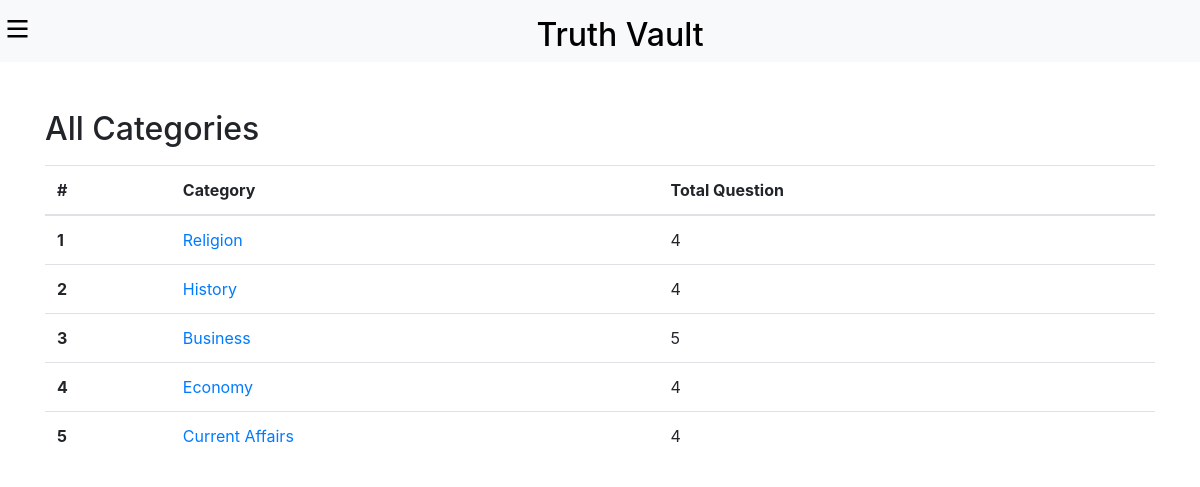
The app's page /category (signed in) with its own data.
### truthlist/models.py (models this page shows, shortened)
class Category(models.Model):
    name = models.CharField(max_length=100)
    date = models.DateTimeField(auto_now_add=True)
    def total_questions(self):
        return len(Question.objects.filter(category=self))

### truthlist/views.py (the view)
# urls.py: path('category', views.category, name='category'),
@login_required(login_url='login')
def category(request):
    categories = Category.objects.all()
    return render(request, 'truthlist/category.html', {'categories': categories})

### truthlist/templates/truthlist/category.html
{% extends 'truthlist/base.html' %}
{% load static %}
{% block content %}
<div class="container mt-5">
    <h2 class="">All Categories</h2>
        <table class="table mt-3">
            <thead>
            <tr>
                <th scope="col">#</th>
                <th scope="col">Category</th>
                <th scope="col">Total Question</th>
            </tr>
            </thead>
            <tbody>
                {% for category in categories %}
                <tr>
                    <th scope="row">{{ forloop.counter }}</th>
                    <td>
                        <a href="{% url 'category_question' category.id %}">
                            {{ category.name }}
                        </a>
                    </td>
                    <td>{{ category.total_questions }}</td>
                </tr>
                {% endfor %}
            </tbody>
        </table>
</div>
{% endblock %}

### records on screen
Category: name "Religion", total_questions "4"
Category: name "History", total_questions "4"
Category: name "Business", total_questions "5"
Category: name "Economy", total_questions "4"
Category: name "Current Affairs", total_questions "4"
